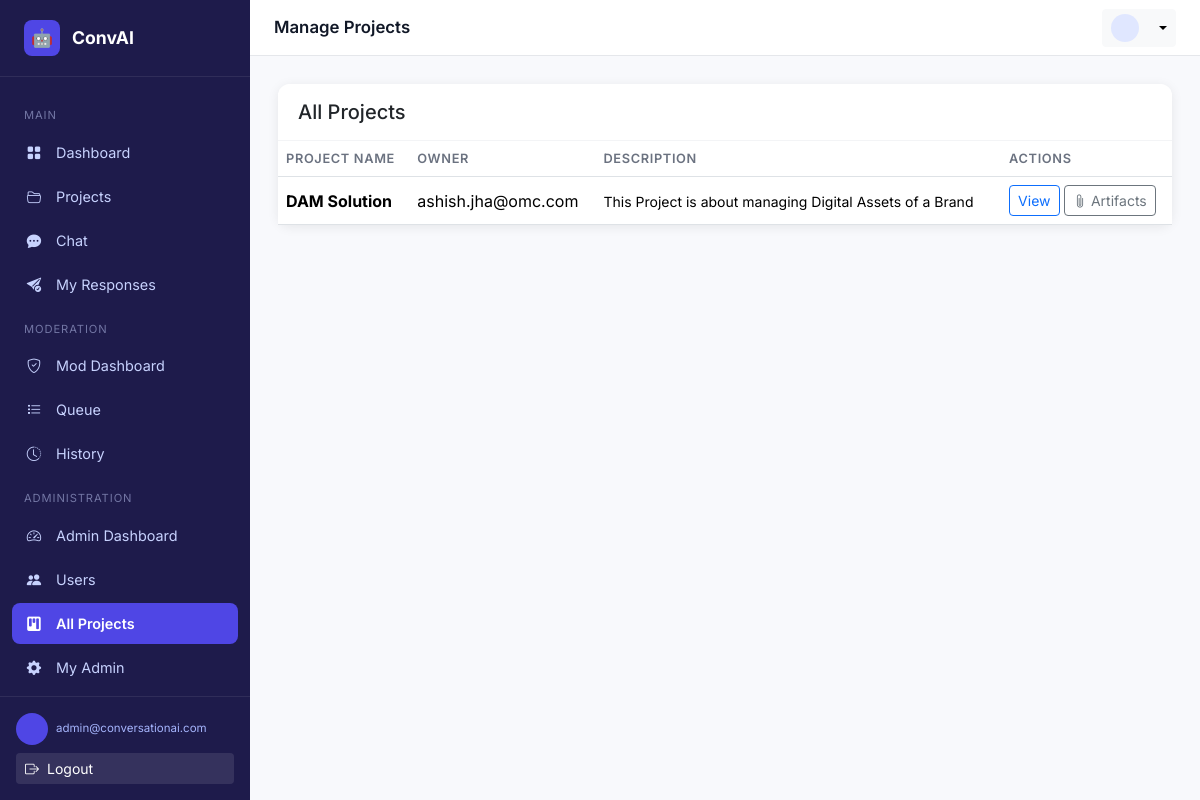
Page /admin-panel/projects/ (signed in) on the earlier database version.
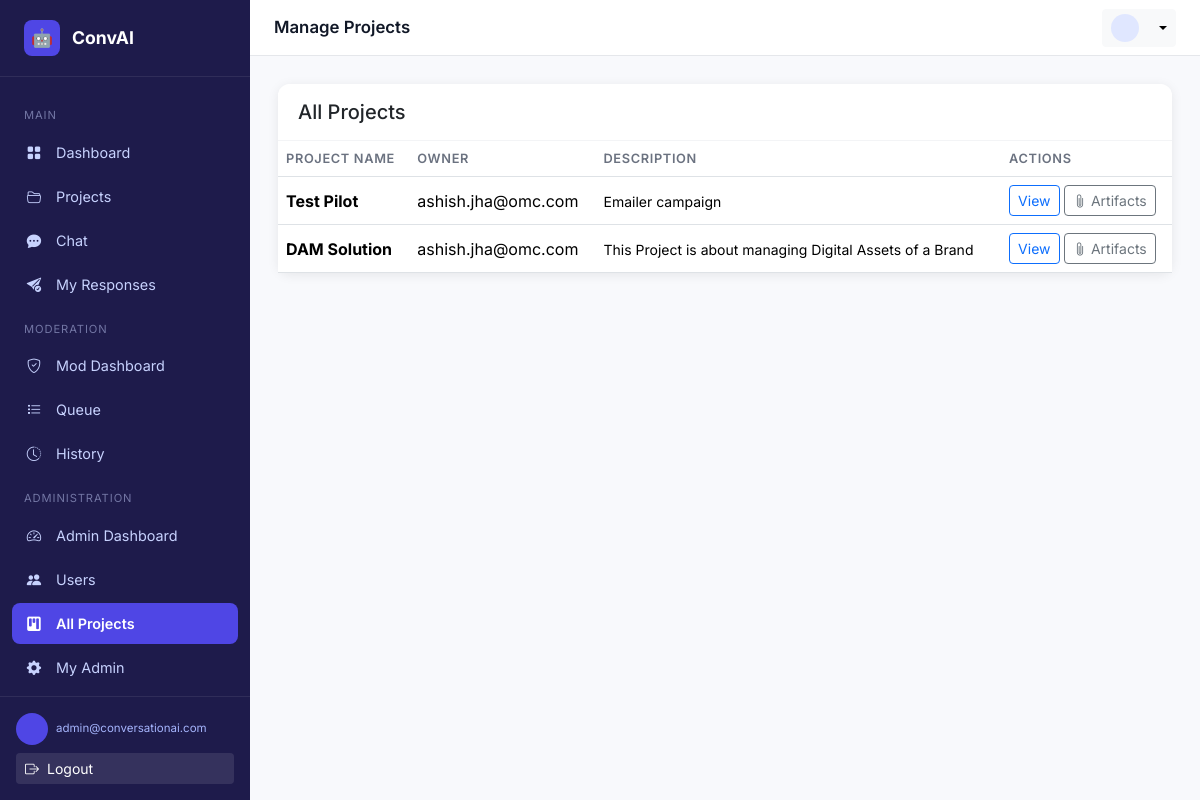
Same page on the later database version.
### apps/projects/models.py (models this page shows, shortened)
class Project(models.Model):
    owner = models.ForeignKey(User, on_delete=models.CASCADE, related_name='owned_projects')
    name = models.CharField(max_length=255)
    description = models.TextField(blank=True, null=True)
    is_active = models.BooleanField(default=True)
    created_at = models.DateTimeField(auto_now_add=True)
    updated_at = models.DateTimeField(auto_now=True)
    class Meta:
        db_table = 'project'
        verbose_name = 'Project'
        verbose_name_plural = 'Projects'
        ordering = ['-created_at']

### apps/users/models.py (models this page shows, shortened)
class User(AbstractUser):
    ROLE_CHOICES = (
        ('user', 'Regular User'),
        ('moderator', 'Moderator'),
        ('admin', 'Administrator'),
    )
    role = models.CharField(max_length=20, choices=ROLE_CHOICES, default='user')
    is_active = models.BooleanField(default=True)
    created_at = models.DateTimeField(auto_now_add=True)
    updated_at = models.DateTimeField(auto_now=True)
    class Meta:
        verbose_name = 'User'
        verbose_name_plural = 'Users'

### apps/frontend/views.py (the view)
    def wrapper(request, *args, **kwargs):
        if not request.user.is_authenticated:
            return redirect('frontend:login')
        if request.user.role != 'admin':
            return render(request, 'error.html', {'error': 'Admin access required.'}, status=403)
        return view_func(request, *args, **kwargs)

### apps/frontend/views.py (called while the page is built)
def admin_required(view_func):
    def wrapper(request, *args, **kwargs):
        if not request.user.is_authenticated:
            return redirect('frontend:login')
        if request.user.role != 'admin':
            return render(request, 'error.html', {'error': 'Admin access required.'}, status=403)
        return view_func(request, *args, **kwargs)
    return wrapper

@admin_required
def admin_projects(request):
    projects = Project.objects.all().select_related('owner').order_by('-created_at')
    context = {
        'projects': projects,
    }
    return render(request, 'admin_panel/projects.html', context)

### templates/admin_panel/projects.html (shortened to what this page needs)
{% extends "base.html" %}
{% block page_title %}Manage Projects{% endblock %}
{% block nav_admin_projects %}active{% endblock %}
{% block content %}
<div class="card">
  <div class="card-header">
    <h5 class="mb-0">All Projects</h5>
  </div>
  <div class="table-responsive">
    <table class="table mb-0">
      <thead>
        <tr>
          <th>Project Name</th>
          <th>Owner</th>
          <th>Description</th>
          <th>Actions</th>
        </tr>
      </thead>
      <tbody>
        {% for project in projects %}
        <tr>
          <td><strong>{{ project.name }}</strong></td>
          <td>{{ project.owner.email }}</td>
          <td><small>{{ project.description|truncatewords:10 }}</small></td>
          <td>
            <a href="{% url 'frontend:user_project_detail' project.id %}" class="btn btn-sm btn-outline-primary">View</a>
            <a href="{% url 'frontend:admin_project_artifacts' project.id %}" class="btn btn-sm btn-outline-secondary">
              <i class="bi bi-paperclip"></i> Artifacts
            </a>
          </td>
        </tr>
        {% empty %}
        <tr>
          <td colspan="4" class="text-center text-muted py-4">No projects yet</td>
        </tr>
        {% endfor %}
      </tbody>
    </table>
  </div>
</div>
{% endblock %}

Differences in the rows shown:
added Project: name "Test Pilot", owner.email "ashish.jha@omc.com", description "Emailer campaign"
